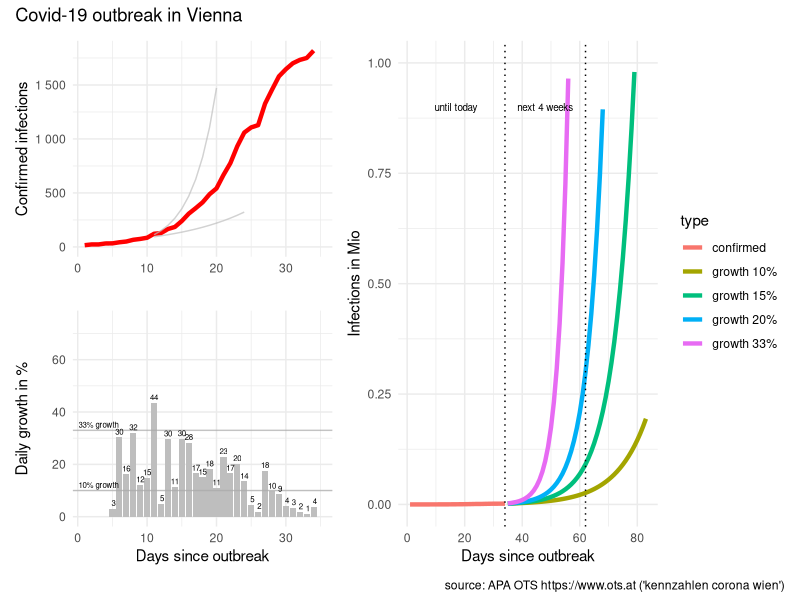
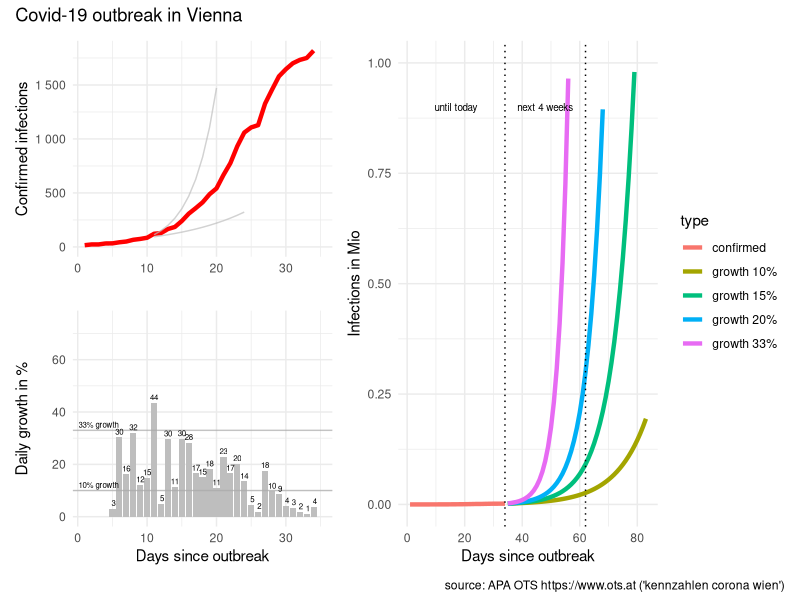

Generate these figures, in order, with R:
# packages
library(tidyverse)
library(scales)
library(patchwork)

# reported infections
# source: APA OTS (https://www.ots.at)
# keywords: "kennzahlen corona wien"
infected <- c(
   16, #"2020-03-05"
   23, #"2020-03-06"
   23, #"2020-03-07"
   32, #"2020-03-08"
   33, #"2020-03-09"
   43, #"2020-03-10"
   50, #"2020-03-11"
   66, #"2020-03-12"
   74, #"2020-03-13"
   85, #"2020-03-14"
  122, #"2020-03-15"
  128, #"2020-03-16"
  166, #"2020-03-17"
  185, #"2020-03-18"
  240, #"2020-03-19"
  308, #"2020-03-20"
  359, #"2020-03-21"
  413, #"2020-03-22"
  488, #"2020-03-23"
  542, #"2020-03-24"
  666, #"2020-03-25"
  776, #"2020-03-26"
  933, #"2020-03-27"
 1059, #"2020-03-28"
 1107, #"2020-03-29"
 1128, #"2020-03-30"
 1327, #"2020-03-31"
 1456, #"2020-04-01"
 1580, #"2020-04-02"
 1646, #"2020-04-03"
 1701, #"2020-04-04"
 1732, #"2020-04-05" 
 1750, #"2020-04-06"
 1818
)

# prepare data
data <- tibble(infected = infected)

data <- data %>% 
  mutate(type = "confirmed",
         day = row_number()) %>% 
  arrange(day) %>% 
  mutate(new_abs = infected - lag(infected),
         new_pct = new_abs / lag(infected) * 100)

# predict
predict_corona <- function(data, infection_rate, days)  {
  
  future <- seq(from = max(data$day) + 1, to = max(data$day)+days-1)
  infected_all <- NULL
  infected_act <- max(data$infected)
  infected_predict <- NULL
  for (i in seq_along(future))  {
    infected_act <- infected_act * infection_rate
    infected_all <- c(infected_all, infected_act)
  }
  
  data2 <- tibble(type = paste0("growth ", (infection_rate-1)*100,"%"),
                  day = future, 
                  infected = infected_all)
  data2
  
} # predict_corona

# predict for different growth
predict_days <- 50 #57

data_50 <- data %>% 
  predict_corona(infection_rate = 1.50, days = predict_days)

data_40 <- data %>% 
  predict_corona(infection_rate = 1.40, days = predict_days)

data_33 <- data %>% 
  predict_corona(infection_rate = 1.33, days = predict_days)

data_20 <- data %>% 
  predict_corona(infection_rate = 1.20, days = predict_days)

data_15 <- data %>% 
  predict_corona(infection_rate = 1.15, days = predict_days)

data_10 <- data %>% 
  predict_corona(infection_rate = 1.10, days = predict_days)

# combine dataset
data_plot <- data %>% 
  bind_rows(data_33, data_20, data_15, data_10)


# visualise data
# infected
last_day <- length(data$infected)
p0 <- data_plot %>% 
  mutate(infected_M = infected / 1000000) %>%
  ggplot(aes(day, infected_M, color = type)) + 
  geom_line(size = 1.5) +
  geom_vline(xintercept = c(last_day, last_day + 28), 
             linetype = "dotted") +
  ylim(0,1) +
  xlab("Days since outbreak") +
  ylab("Infections in Mio") + 
  #ggtitle("Covid-19 outbreak in Vienna") +
  theme_minimal()+
  annotate("text", last_day/2, 0.9, 
           label = "until today", size = 2.5) +
  annotate("text", last_day+14, 0.9, 
           label = "next 4 weeks", size = 2.5)

#############################################

# data for reference line 33% growth (Austria)
data_line_start <- tibble(
  day = 10,
  infected = 85
)

# predict 10%/33% growth (days since 50 cases)
data_line10 <- predict_corona(
  data_line_start,
  infection_rate = 1.10,
  days = 15)

data_line33 <- predict_corona(
  data_line_start,
  infection_rate = 1.33,
  days = 15)

# infected
p1 <- data %>% 
  mutate(infected_M = infected / 1000000) %>% 
  ggplot(aes(day, infected)) + 
  geom_line(size = 1.5, color = "red") +
  geom_line(data = data_line10, 
            aes(day,infected), color = "grey", alpha = 0.7) +
  geom_line(data = data_line33, 
            aes(day,infected), color = "grey", alpha = 0.7) +
  xlim(c(1,length(infected)+1)) +
  #ylim(0,max(infected)) +
  scale_y_continuous(labels=function(x) format(x, big.mark = " ", scientific = FALSE),
                     limits=c(0,max(infected)) ) +
  #  xlab("Days since outbreak") +
  xlab("") +
  ylab("Confirmed infections") + 
#  ggtitle("Covid-19 outbreak in Vienna") +
  theme_minimal()
  
# daily growth infected
p2 <- data %>% 
  filter(day >= 5) %>% 
  ggplot(aes(day, new_pct)) +
  geom_col(fill = "grey") +
  geom_hline(yintercept = 10, color = "darkgrey", alpha = 0.7) +
  geom_hline(yintercept = 33, color = "darkgrey", alpha = 0.7) +
  geom_text(aes(day, new_pct, 
                label = paste0(format(new_pct, digits=1))),
            size = 2, vjust = "bottom", nudge_y = 1) +
  xlim(c(1,length(infected)+1)) +
  ylim(c(0,75)) +
  xlab("Days since outbreak") +
  ylab("Daily growth in %") + 
#  ggtitle("Covid-19 outbreak in Vienna") +
  theme_minimal() +
  annotate("text", 3, 10+1, 
           label = "10% growth",
           size = 2,vjust = "bottom")  +
  annotate("text", 3, 33+1, 
           label = "33% growth",
           size = 2,vjust = "bottom") 
  

# combine plots
p <- ((p1 / p2) | p0) + plot_annotation('Covid-19 outbreak in Vienna',
                            caption = "source: APA OTS https://www.ots.at ('kennzahlen corona wien')")
# plot
p

# save plot
p %>% ggsave(filename = "covid-19-vienna.png", 
             device = "png",
             width = 7, height = 4)
